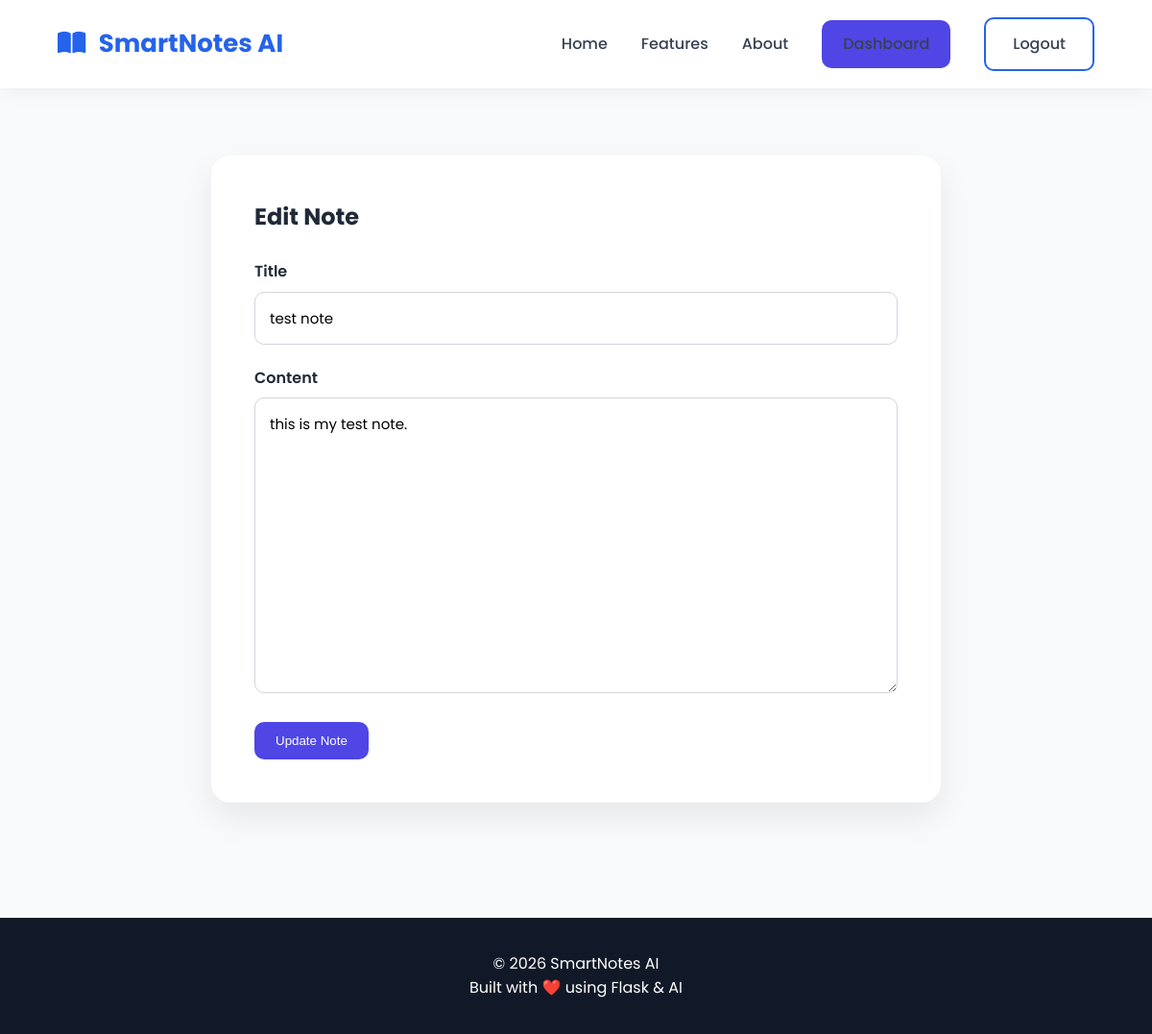
The page /notes/edit/1 (signed in) on the database as committed earlier.
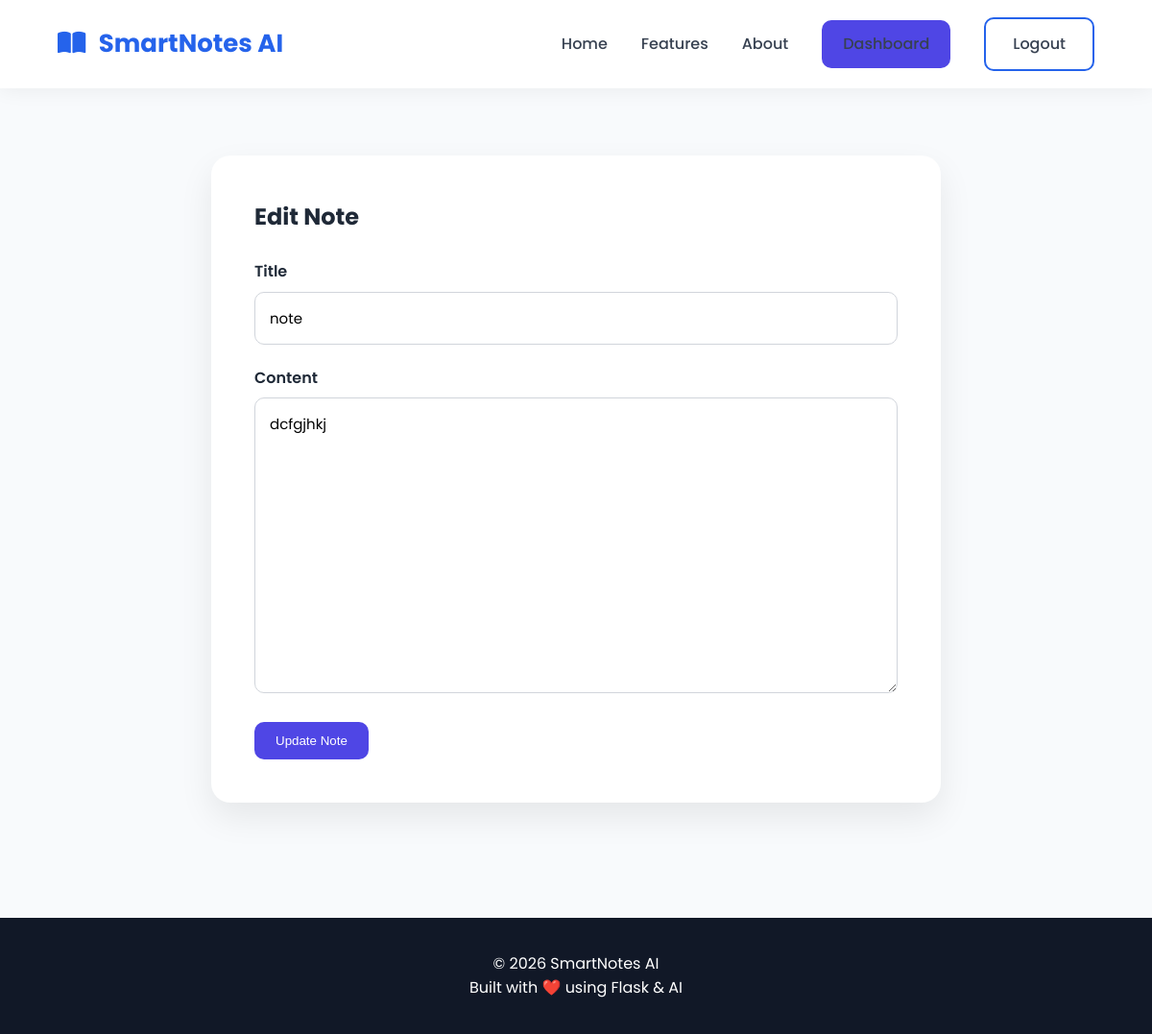
The same page on the database as committed later.
### app/models/note.py (models this page shows)
class Note(db.Model):
    __tablename__ = "notes"
    id = db.Column(
        db.Integer,
        primary_key=True
    )
    title = db.Column(
        db.String(200),
        nullable=False
    )
    content = db.Column(
        db.Text,
        nullable=False
    )
    created_at = db.Column(
        db.DateTime,
        default=datetime.utcnow
    )
    updated_at = db.Column(
        db.DateTime,
        default=datetime.utcnow,
        onupdate=datetime.utcnow
    )
    user_id = db.Column(
        db.Integer,
        db.ForeignKey("users.id"),
        nullable=False
    )

### app/routes/notes.py (the view)
@notes.route("/notes/edit/<int:note_id>", methods=["GET", "POST"])
@login_required
def edit_note(note_id):
    note = Note.query.filter_by(
        id=note_id,
        user_id=current_user.id
    ).first_or_404()
    if request.method == "POST":
        note.title = request.form.get("title")
        note.content = request.form.get("content")
        db.session.commit()
        flash("Note updated successfully!", "success")
        return redirect(url_for("main.dashboard"))
    return render_template(
        "dashboard/edit_note.html",
        note=note
    )

### app/__init__.py (called while the page is built)
def create_app():
    app = Flask(
        __name__,
        template_folder="../templates",
        static_folder="../static",
    )
    app.config.from_object(Config)
    db.init_app(app)
    bcrypt.init_app(app)
    login_manager.init_app(app)
    from app.models.user import User
    @login_manager.user_loader
    def load_user(user_id):
     return User.query.get(int(user_id))
    with app.app_context():
        db.create_all()
    from app.routes.main import main
    from app.routes.auth import auth
    from app.routes.notes import notes
    app.register_blueprint(main)
    app.register_blueprint(auth)
    app.register_blueprint(notes)
    return app

### templates/dashboard/edit_note.html
{% extends "layout/base.html" %} {% block title %}Edit Note{% endblock %} {%
block content %}
<section class="create-note-section">
  <div class="create-note-container">
    <h1>Edit Note</h1>
    <form method="POST">
      <div class="form-group">
        <label>Title</label>
        <input type="text" name="title" value="{{ note.title }}" required />
      </div>
      <div class="form-group">
        <label>Content</label>
        <textarea name="content" rows="12" required>
{{ note.content }}</textarea
        >
      </div>
      <button type="submit" class="btn-primary">Update Note</button>
    </form>
  </div>
</section>
{% endblock %}

Rows that differ between the two databases and show on the page:
changed Note: title "test note" → "note"; content "this is my test note." → "dcfgjhkj"
